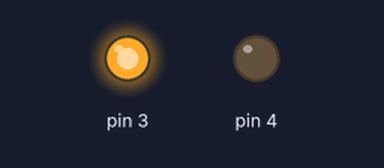
Bench run of a sketch on a simulated Arduino Uno, built with avr-gcc and run on an emulated ATmega328P. Shown: output pins drawn as LEDs (lit = HIGH). Pins used as bus, display or sensor lines are not drawn.

Above: at 0.1 s.
Timing chart, 0 to 1.6 s (numbered marks = the images above):
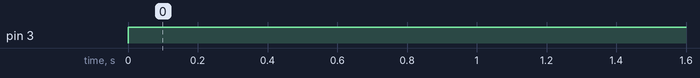

Measured:
- by itself, pin 3: LOW → HIGH at 0.00 s

The sketch:

stepper_motor2.ino
```cpp
void setup() {
  pinMode(2, OUTPUT);
  pinMode(3, OUTPUT);
  pinMode(4, OUTPUT);
  digitalWrite(4, LOW);
}

void loop() {
  digitalWrite(3, HIGH);
  for (int x = 0; x < 800; x++) {
    digitalWrite(2, HIGH);
    delayMicroseconds(500);
    digitalWrite(2, LOW);
    delayMicroseconds(500);
  }
  delay(1000);
}
```
